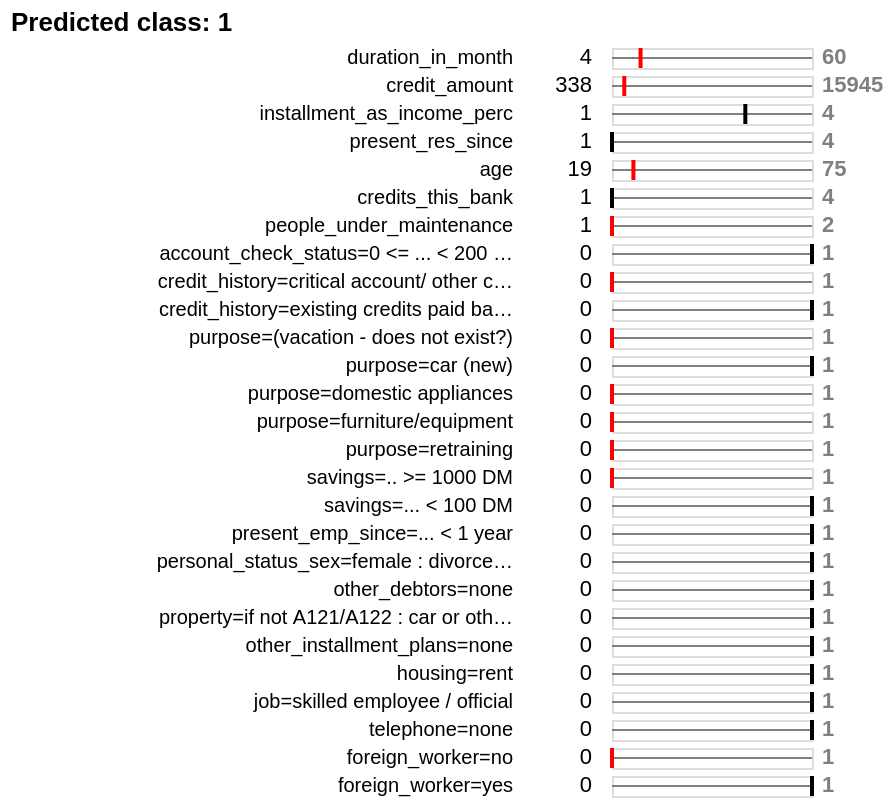

The code cell stored with this chart in its notebook:
### Code cell
ch_list=[]
for i, row in df_viz.iterrows():
    if row['inst']!=0 or row['is_continuous']==True:
        p=alt.Chart(
            df_viz[df_viz['index']==row['index']]
        ).mark_rule(
            color='red' if row['is_continuous'] == True else'black',
            size=2
        ).encode(
            x=alt.X(
                field='inst',
                type='quantitative',
                title=None,
                scale= alt.Scale(domain=(row['min'],row['max']),clamp=True,nice=False)
            ),
            tooltip=[alt.Tooltip(field='inst',title=row['index'])]
        )
        
        t_min = alt.Chart(
            df_viz[df_viz['index']==row['index']]
        ).mark_text(
            color='black',
            dx=-10,
            align='right',
#             fontWeight='bold'
        ).encode(
            x=alt.X(
                field='min',
                type='quantitative',
                title=None
            ),
            text='min:N'
        )

        t_max = alt.Chart(
            df_viz[df_viz['index']==row['index']]
        ).mark_text(
            color='grey',
            dx=5,
            align='left',
            fontWeight='bold'
        ).encode(
            x=alt.X(
                field='max',
                type='quantitative',
                title=None
            ),
            text='max:N'
        )
            
        b =alt.Chart(
            df_viz[df_viz['index']==row['index']]
        ).mark_bar(
            color='#f4dd4d',size=5
        ).encode(
            x=alt.X(
                field='thr',
                type='quantitative',
                title=None,
            ),
            x2='thr2',
            y=alt.Y(field='index',type='nominal',title=None),

        )
        
        l =alt.Chart(
            df_viz[df_viz['index']==row['index']]
        ).mark_bar(
            color='grey',size=1
        ).encode(
            x=alt.X(
                field='min',
                type='quantitative',
                title=None,
                scale= alt.Scale(domain=(row['min'],row['max']),clamp=True,nice=False)
            ),
            x2='max',
            y=alt.Y(field='index',type='nominal',title=None),
        )
        
        
        comp = alt.layer(l,b,t_min,t_max,p).properties(
            height=10,
            width=100
        )
        ch_list.append(comp)
concat=alt.vconcat(*ch_list,  title=f"Predicted class: {exp.expDict['bb_pred']}")

concat.configure_concat(
    spacing=0
).configure_axis(
    grid=False
).configure_view(
    strokeWidth=1
).configure_axisX(
    disable=True
).configure_axisY(
    domain=False,
    ticks=False,
    labelPadding=50,
    minExtent=300
).configure_title(
    fontWeight='bold', anchor="start"
)
